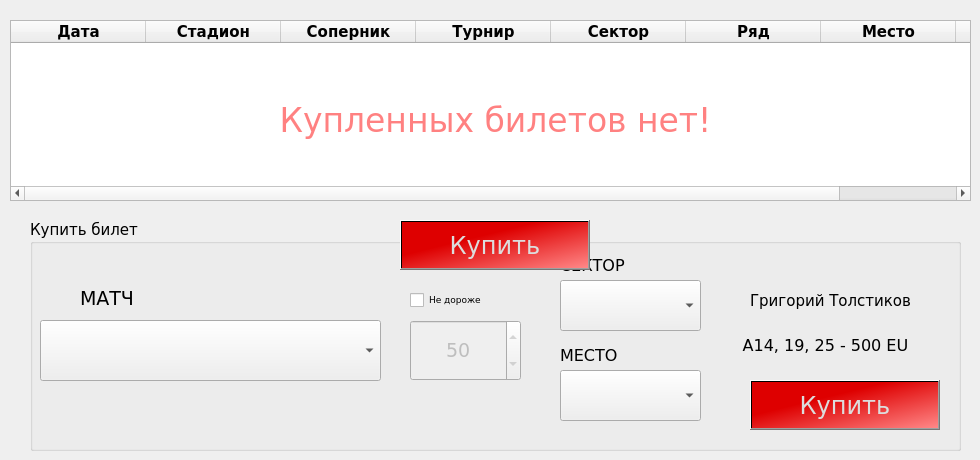
    <widget class="QWidget" name="upcoming">
     <attribute name="title">
      <string>Билеты</string>
     </attribute>
     <widget class="QLabel" name="noTicketsLabel">
      <property name="geometry">
       <rect>
        <x>220</x>
        <y>80</y>
        <width>551</width>
        <height>81</height>
       </rect>
      </property>
      <property name="font">
       <font>
        <family>Verdana</family>
        <pointsize>25</pointsize>
       </font>
      </property>
      <property name="styleSheet">
       <string notr="true">color: rgb(255, 129, 129);</string>
      </property>
      <property name="text">
       <string>Купленных билетов нет!</string>
      </property>
      <property name="alignment">
       <set>Qt::AlignCenter</set>
      </property>
     </widget>
     <widget class="QTableWidget" name="ticketsTable">
      <property name="geometry">
       <rect>
        <x>10</x>
        <y>20</y>
        <width>961</width>
        <height>181</height>
       </rect>
      </property>
      <property name="font">
       <font>
        <family>Verdana</family>
        <pointsize>11</pointsize>
       </font>
      </property>
      <property name="gridStyle">
       <enum>Qt::SolidLine</enum>
      </property>
      <attribute name="horizontalHeaderMinimumSectionSize">
       <number>50</number>
      </attribute>
      <attribute name="horizontalHeaderDefaultSectionSize">
       <number>135</number>
      </attribute>
      <attribute name="horizontalHeaderHighlightSections">
       <bool>false</bool>
      </attribute>
      <attribute name="horizontalHeaderShowSortIndicator" stdset="0">
       <bool>false</bool>
      </attribute>
      <attribute name="verticalHeaderDefaultSectionSize">
       <number>35</number>
      </attribute>
      <attribute name="verticalHeaderHighlightSections">
       <bool>false</bool>
      </attribute>
      <column>
       <property name="text">
        <string>Дата</string>
       </property>
       <property name="font">
        <font>
         <family>Verdana</family>
         <pointsize>11</pointsize>
         <weight>75</weight>
         <bold>true</bold>
        </font>
       </property>
       <property name="textAlignment">
        <set>AlignCenter</set>
       </property>
      </column>
      <column>
       <property name="text">
        <string>Стадион</string>
       </property>
       <property name="font">
        <font>
         <family>Verdana</family>
         <pointsize>11</pointsize>
         <weight>75</weight>
         <bold>true</bold>
        </font>
       </property>
       <property name="textAlignment">
        <set>AlignCenter</set>
       </property>
      </column>
      <column>
       <property name="text">
        <string>Соперник</string>
       </property>
       <property name="font">
        <font>
         <family>Verdana</family>
         <pointsize>11</pointsize>
         <weight>75</weight>
         <bold>true</bold>
        </font>
       </property>
       <property name="textAlignment">
        <set>AlignCenter</set>
       </property>
      </column>
      <column>
       <property name="text">
        <string>Турнир</string>
       </property>
       <property name="font">
        <font>
         <family>Verdana</family>
         <pointsize>11</pointsize>
         <weight>75</weight>
         <bold>true</bold>
        </font>
       </property>
       <property name="textAlignment">
        <set>AlignCenter</set>
       </property>
      </column>
      <column>
       <property name="text">
        <string>Сектор</string>
       </property>
       <property name="font">
        <font>
         <family>Verdana</family>
         <pointsize>11</pointsize>
         <weight>75</weight>
         <bold>true</bold>
        </font>
       </property>
       <property name="textAlignment">
        <set>AlignCenter</set>
       </property>
      </column>
      <column>
       <property name="text">
        <string>Ряд</string>
       </property>
       <property name="font">
        <font>
         <family>Verdana</family>
         <pointsize>11</pointsize>
         <weight>75</weight>
         <bold>true</bold>
        </font>
       </property>
       <property name="textAlignment">
        <set>AlignCenter</set>
       </property>
      </column>
      <column>
       <property name="text">
        <string>Место</string>
       </property>
       <property name="font">
        <font>
         <family>Verdana</family>
         <pointsize>11</pointsize>
         <weight>75</weight>
         <bold>true</bold>
        </font>
       </property>
       <property name="textAlignment">
        <set>AlignCenter</set>
       </property>
      </column>
      <column>
       <property name="text">
        <string>Цена</string>
       </property>
       <property name="font">
        <font>
         <family>Verdana</family>
         <pointsize>11</pointsize>
         <weight>75</weight>
         <bold>true</bold>
        </font>
       </property>
       <property name="textAlignment">
        <set>AlignCenter</set>
       </property>
      </column>
     </widget>
     <widget class="QPushButton" name="buyButton1">
      <property name="geometry">
       <rect>
        <x>400</x>
        <y>220</y>
        <width>190</width>
        <height>50</height>
       </rect>
      </property>
      <property name="palette">
       <palette>
        <active>
         <colorrole role="WindowText">
          <brush brushstyle="SolidPattern">
           <color alpha="255">
            <red>220</red>
            <green>220</green>
            <blue>220</blue>
           </color>
          </brush>
         </colorrole>
         <colorrole role="Button">
          <brush brushstyle="LinearGradientPattern">
           <gradient startx="0.000000000000000" starty="0.000000000000000" endx="1.000000000000000" endy="1.000000000000000" type="LinearGradient" spread="RepeatSpread" coordinatemode="ObjectBoundingMode">
            <gradientstop position="0.363184000000000">
             <color alpha="255">
              <red>222</red>
              <green>0</green>
              <blue>0</blue>
             </color>
            </gradientstop>
            <gradientstop position="1.000000000000000">
             <color alpha="255">
              <red>255</red>
              <green>136</green>
              <blue>136</blue>
             </color>
            </gradientstop>
           </gradient>
          </brush>
         </colorrole>
         <colorrole role="Text">
          <brush brushstyle="SolidPattern">
           <color alpha="255">
            <red>220</red>
            <green>220</green>
            <blue>220</blue>
           </color>
          </brush>
         </colorrole>
         <colorrole role="ButtonText">
          <brush brushstyle="SolidPattern">
           <color alpha="255">
            <red>220</red>
            <green>220</green>
            <blue>220</blue>
           </color>
          </brush>
         </colorrole>
         <colorrole role="Base">
          <brush brushstyle="LinearGradientPattern">
           <gradient startx="0.000000000000000" starty="0.000000000000000" endx="1.000000000000000" endy="1.000000000000000" type="LinearGradient" spread="RepeatSpread" coordinatemode="ObjectBoundingMode">
            <gradientstop position="0.363184000000000">
             <color alpha="255">
              <red>222</red>
              <green>0</green>
              <blue>0</blue>
             </color>
            </gradientstop>
            <gradientstop position="1.000000000000000">
             <color alpha="255">
              <red>255</red>
              <green>136</green>
              <blue>136</blue>
             </color>
            </gradientstop>
           </gradient>
          </brush>
         </colorrole>
         <colorrole role="Window">
          <brush brushstyle="LinearGradientPattern">
           <gradient startx="0.000000000000000" starty="0.000000000000000" endx="1.000000000000000" endy="1.000000000000000" type="LinearGradient" spread="RepeatSpread" coordinatemode="ObjectBoundingMode">
            <gradientstop position="0.363184000000000">
             <color alpha="255">
              <red>222</red>
              <green>0</green>
              <blue>0</blue>
             </color>
            </gradientstop>
            <gradientstop position="1.000000000000000">
             <color alpha="255">
              <red>255</red>
              <green>136</green>
              <blue>136</blue>
             </color>
            </gradientstop>
           </gradient>
          </brush>
         </colorrole>
         <colorrole role="PlaceholderText">
          <brush brushstyle="NoBrush">
           <color alpha="128">
            <red>220</red>
            <green>220</green>
            <blue>220</blue>
           </color>
          </brush>
         </colorrole>
        </active>
        <inactive>
         <colorrole role="WindowText">
          <brush brushstyle="SolidPattern">
           <color alpha="255">
            <red>220</red>
            <green>220</green>
            <blue>220</blue>
           </color>
          </brush>
         </colorrole>
         <colorrole role="Button">
          <brush brushstyle="LinearGradientPattern">
           <gradient startx="0.000000000000000" starty="0.000000000000000" endx="1.000000000000000" endy="1.000000000000000" type="LinearGradient" spread="RepeatSpread" coordinatemode="ObjectBoundingMode">
            <gradientstop position="0.363184000000000">
             <color alpha="255">
              <red>222</red>
              <green>0</green>
              <blue>0</blue>
             </color>
            </gradientstop>
            <gradientstop position="1.000000000000000">
             <color alpha="255">
              <red>255</red>
              <green>136</green>
              <blue>136</blue>
             </color>
            </gradientstop>
           </gradient>
          </brush>
         </colorrole>
         <colorrole role="Text">
          <brush brushstyle="SolidPattern">
           <color alpha="255">
            <red>220</red>
            <green>220</green>
            <blue>220</blue>
           </color>
          </brush>
         </colorrole>
         <colorrole role="ButtonText">
          <brush brushstyle="SolidPattern">
           <color alpha="255">
            <red>220</red>
            <green>220</green>
            <blue>220</blue>
           </color>
          </brush>
         </colorrole>
         <colorrole role="Base">
          <brush brushstyle="LinearGradientPattern">
           <gradient startx="0.000000000000000" starty="0.000000000000000" endx="1.000000000000000" endy="1.000000000000000" type="LinearGradient" spread="RepeatSpread" coordinatemode="ObjectBoundingMode">
            <gradientstop position="0.363184000000000">
             <color alpha="255">
              <red>222</red>
              <green>0</green>
              <blue>0</blue>
             </color>
            </gradientstop>
            <gradientstop position="1.000000000000000">
             <color alpha="255">
              <red>255</red>
              <green>136</green>
              <blue>136</blue>
             </color>
            </gradientstop>
           </gradient>
          </brush>
         </colorrole>
         <colorrole role="Window">
          <brush brushstyle="LinearGradientPattern">
           <gradient startx="0.000000000000000" starty="0.000000000000000" endx="1.000000000000000" endy="1.000000000000000" type="LinearGradient" spread="RepeatSpread" coordinatemode="ObjectBoundingMode">
            <gradientstop position="0.363184000000000">
             <color alpha="255">
              <red>222</red>
              <green>0</green>
              <blue>0</blue>
             </color>
            </gradientstop>
            <gradientstop position="1.000000000000000">
             <color alpha="255">
              <red>255</red>
              <green>136</green>
              <blue>136</blue>
             </color>
            </gradientstop>
           </gradient>
          </brush>
         </colorrole>
         <colorrole role="PlaceholderText">
          <brush brushstyle="NoBrush">
           <color alpha="128">
            <red>220</red>
            <green>220</green>
            <blue>220</blue>
           </color>
          </brush>
         </colorrole>
        </inactive>
        <disabled>
         <colorrole role="WindowText">
          <brush brushstyle="SolidPattern">
           <color alpha="255">
            <red>220</red>
            <green>220</green>
            <blue>220</blue>
           </color>
          </brush>
         </colorrole>
         <colorrole role="Button">
          <brush brushstyle="LinearGradientPattern">
           <gradient startx="0.000000000000000" starty="0.000000000000000" endx="1.000000000000000" endy="1.000000000000000" type="LinearGradient" spread="RepeatSpread" coordinatemode="ObjectBoundingMode">
            <gradientstop position="0.363184000000000">
             <color alpha="255">
              <red>222</red>
              <green>0</green>
              <blue>0</blue>
             </color>
            </gradientstop>
            <gradientstop position="1.000000000000000">
             <color alpha="255">
              <red>255</red>
              <green>136</green>
              <blue>136</blue>
             </color>
            </gradientstop>
           </gradient>
          </brush>
         </colorrole>
         <colorrole role="Text">
          <brush brushstyle="SolidPattern">
           <color alpha="255">
            <red>220</red>
            <green>220</green>
            <blue>220</blue>
           </color>
          </brush>
         </colorrole>
         <colorrole role="ButtonText">
          <brush brushstyle="SolidPattern">
           <color alpha="255">
            <red>220</red>
            <green>220</green>
            <blue>220</blue>
           </color>
          </brush>
         </colorrole>
         <colorrole role="Base">
          <brush brushstyle="LinearGradientPattern">
           <gradient startx="0.000000000000000" starty="0.000000000000000" endx="1.000000000000000" endy="1.000000000000000" type="LinearGradient" spread="RepeatSpread" coordinatemode="ObjectBoundingMode">
            <gradientstop position="0.363184000000000">
             <color alpha="255">
              <red>222</red>
              <green>0</green>
              <blue>0</blue>
             </color>
            </gradientstop>
            <gradientstop position="1.000000000000000">
             <color alpha="255">
              <red>255</red>
              <green>136</green>
              <blue>136</blue>
             </color>
            </gradientstop>
           </gradient>
          </brush>
         </colorrole>
         <colorrole role="Window">
          <brush brushstyle="LinearGradientPattern">
           <gradient startx="0.000000000000000" starty="0.000000000000000" endx="1.000000000000000" endy="1.000000000000000" type="LinearGradient" spread="RepeatSpread" coordinatemode="ObjectBoundingMode">
            <gradientstop position="0.363184000000000">
             <color alpha="255">
              <red>222</red>
              <green>0</green>
              <blue>0</blue>
             </color>
            </gradientstop>
            <gradientstop position="1.000000000000000">
             <color alpha="255">
              <red>255</red>
              <green>136</green>
              <blue>136</blue>
             </color>
            </gradientstop>
           </gradient>
          </brush>
         </colorrole>
         <colorrole role="PlaceholderText">
          <brush brushstyle="NoBrush">
           <color alpha="128">
            <red>220</red>
            <green>220</green>
            <blue>220</blue>
           </color>
          </brush>
         </colorrole>
        </disabled>
       </palette>
      </property>
      <property name="font">
       <font>
        <family>Verdana</family>
        <pointsize>18</pointsize>
       </font>
      </property>
      <property name="cursor">
       <cursorShape>PointingHandCursor</cursorShape>
      </property>
      <property name="autoFillBackground">
       <bool>false</bool>
      </property>
      <property name="styleSheet">
       <string notr="true">background-color: qlineargradient(spread:repeat, x1:0, y1:0, x2:1, y2:1, stop:0.363184 rgba(222, 0, 0, 255), stop:1 rgba(255, 136, 136, 255));
color: rgb(220, 220, 220)</string>
      </property>
      <property name="text">
       <string>Купить</string>
      </property>
     </widget>
     <widget class="QGroupBox" name="buyBox">
      <property name="geometry">
       <rect>
        <x>30</x>
        <y>220</y>
        <width>931</width>
        <height>231</height>
       </rect>
      </property>
      <property name="font">
       <font>
        <family>Verdana</family>
        <pointsize>11</pointsize>
       </font>
      </property>
      <property name="title">
       <string>Купить билет</string>
      </property>
      <widget class="QPushButton" name="buyButton2">
       <property name="geometry">
        <rect>
         <x>720</x>
         <y>160</y>
         <width>190</width>
         <height>50</height>
        </rect>
       </property>
       <property name="palette">
        <palette>
         <active>
          <colorrole role="WindowText">
           <brush brushstyle="SolidPattern">
            <color alpha="255">
             <red>220</red>
             <green>220</green>
             <blue>220</blue>
            </color>
           </brush>
          </colorrole>
          <colorrole role="Button">
           <brush brushstyle="LinearGradientPattern">
            <gradient startx="0.000000000000000" starty="0.000000000000000" endx="1.000000000000000" endy="1.000000000000000" type="LinearGradient" spread="RepeatSpread" coordinatemode="ObjectBoundingMode">
             <gradientstop position="0.363184000000000">
              <color alpha="255">
               <red>222</red>
               <green>0</green>
               <blue>0</blue>
              </color>
             </gradientstop>
             <gradientstop position="1.000000000000000">
              <color alpha="255">
               <red>255</red>
               <green>136</green>
               <blue>136</blue>
              </color>
             </gradientstop>
            </gradient>
           </brush>
          </colorrole>
          <colorrole role="Text">
           <brush brushstyle="SolidPattern">
            <color alpha="255">
             <red>220</red>
             <green>220</green>
             <blue>220</blue>
            </color>
           </brush>
          </colorrole>
          <colorrole role="ButtonText">
           <brush brushstyle="SolidPattern">
            <color alpha="255">
             <red>220</red>
             <green>220</green>
             <blue>220</blue>
            </color>
           </brush>
          </colorrole>
          <colorrole role="Base">
           <brush brushstyle="LinearGradientPattern">
            <gradient startx="0.000000000000000" starty="0.000000000000000" endx="1.000000000000000" endy="1.000000000000000" type="LinearGradient" spread="RepeatSpread" coordinatemode="ObjectBoundingMode">
             <gradientstop position="0.363184000000000">
              <color alpha="255">
               <red>222</red>
               <green>0</green>
               <blue>0</blue>
              </color>
             </gradientstop>
             <gradientstop position="1.000000000000000">
              <color alpha="255">
               <red>255</red>
               <green>136</green>
               <blue>136</blue>
              </color>
             </gradientstop>
            </gradient>
           </brush>
          </colorrole>
          <colorrole role="Window">
           <brush brushstyle="LinearGradientPattern">
            <gradient startx="0.000000000000000" starty="0.000000000000000" endx="1.000000000000000" endy="1.000000000000000" type="LinearGradient" spread="RepeatSpread" coordinatemode="ObjectBoundingMode">
             <gradientstop position="0.363184000000000">
              <color alpha="255">
               <red>222</red>
               <green>0</green>
               <blue>0</blue>
              </color>
             </gradientstop>
             <gradientstop position="1.000000000000000">
              <color alpha="255">
               <red>255</red>
               <green>136</green>
               <blue>136</blue>
              </color>
             </gradientstop>
            </gradient>
           </brush>
          </colorrole>
          <colorrole role="PlaceholderText">
           <brush brushstyle="NoBrush">
            <color alpha="128">
             <red>220</red>
             <green>220</green>
             <blue>220</blue>
            </color>
           </brush>
          </colorrole>
         </active>
         <inactive>
          <colorrole role="WindowText">
           <brush brushstyle="SolidPattern">
            <color alpha="255">
             <red>220</red>
             <green>220</green>
             <blue>220</blue>
            </color>
           </brush>
          </colorrole>
          <colorrole role="Button">
           <brush brushstyle="LinearGradientPattern">
            <gradient startx="0.000000000000000" starty="0.000000000000000" endx="1.000000000000000" endy="1.000000000000000" type="LinearGradient" spread="RepeatSpread" coordinatemode="ObjectBoundingMode">
             <gradientstop position="0.363184000000000">
              <color alpha="255">
               <red>222</red>
               <green>0</green>
               <blue>0</blue>
              </color>
             </gradientstop>
             <gradientstop position="1.000000000000000">
              <color alpha="255">
               <red>255</red>
               <green>136</green>
               <blue>136</blue>
              </color>
             </gradientstop>
            </gradient>
           </brush>
          </colorrole>
          <colorrole role="Text">
           <brush brushstyle="SolidPattern">
            <color alpha="255">
             <red>220</red>
             <green>220</green>
             <blue>220</blue>
            </color>
           </brush>
          </colorrole>
          <colorrole role="ButtonText">
           <brush brushstyle="SolidPattern">
            <color alpha="255">
             <red>220</red>
             <green>220</green>
             <blue>220</blue>
            </color>
           </brush>
          </colorrole>
          <colorrole role="Base">
           <brush brushstyle="LinearGradientPattern">
            <gradient startx="0.000000000000000" starty="0.000000000000000" endx="1.000000000000000" endy="1.000000000000000" type="LinearGradient" spread="RepeatSpread" coordinatemode="ObjectBoundingMode">
             <gradientstop position="0.363184000000000">
              <color alpha="255">
               <red>222</red>
               <green>0</green>
               <blue>0</blue>
              </color>
             </gradientstop>
             <gradientstop position="1.000000000000000">
              <color alpha="255">
               <red>255</red>
               <green>136</green>
               <blue>136</blue>
              </color>
             </gradientstop>
            </gradient>
           </brush>
          </colorrole>
          <colorrole role="Window">
           <brush brushstyle="LinearGradientPattern">
            <gradient startx="0.000000000000000" starty="0.000000000000000" endx="1.000000000000000" endy="1.000000000000000" type="LinearGradient" spread="RepeatSpread" coordinatemode="ObjectBoundingMode">
             <gradientstop position="0.363184000000000">
              <color alpha="255">
               <red>222</red>
               <green>0</green>
               <blue>0</blue>
              </color>
             </gradientstop>
             <gradientstop position="1.000000000000000">
              <color alpha="255">
               <red>255</red>
               <green>136</green>
               <blue>136</blue>
              </color>
             </gradientstop>
            </gradient>
           </brush>
          </colorrole>
          <colorrole role="PlaceholderText">
           <brush brushstyle="NoBrush">
            <color alpha="128">
             <red>220</red>
             <green>220</green>
             <blue>220</blue>
            </color>
           </brush>
          </colorrole>
         </inactive>
         <disabled>
          <colorrole role="WindowText">
           <brush brushstyle="SolidPattern">
            <color alpha="255">
             <red>220</red>
             <green>220</green>
             <blue>220</blue>
            </color>
           </brush>
          </colorrole>
          <colorrole role="Button">
           <brush brushstyle="LinearGradientPattern">
            <gradient startx="0.000000000000000" starty="0.000000000000000" endx="1.000000000000000" endy="1.000000000000000" type="LinearGradient" spread="RepeatSpread" coordinatemode="ObjectBoundingMode">
             <gradientstop position="0.363184000000000">
              <color alpha="255">
               <red>222</red>
               <green>0</green>
               <blue>0</blue>
              </color>
             </gradientstop>
             <gradientstop position="1.000000000000000">
              <color alpha="255">
               <red>255</red>
               <green>136</green>
               <blue>136</blue>
              </color>
             </gradientstop>
            </gradient>
           </brush>
          </colorrole>
          <colorrole role="Text">
           <brush brushstyle="SolidPattern">
            <color alpha="255">
             <red>220</red>
             <green>220</green>
             <blue>220</blue>
            </color>
           </brush>
          </colorrole>
          <colorrole role="ButtonText">
           <brush brushstyle="SolidPattern">
            <color alpha="255">
             <red>220</red>
             <green>220</green>
             <blue>220</blue>
            </color>
           </brush>
          </colorrole>
          <colorrole role="Base">
           <brush brushstyle="LinearGradientPattern">
            <gradient startx="0.000000000000000" starty="0.000000000000000" endx="1.000000000000000" endy="1.000000000000000" type="LinearGradient" spread="RepeatSpread" coordinatemode="ObjectBoundingMode">
             <gradientstop position="0.363184000000000">
              <color alpha="255">
               <red>222</red>
               <green>0</green>
               <blue>0</blue>
              </color>
             </gradientstop>
             <gradientstop position="1.000000000000000">
              <color alpha="255">
               <red>255</red>
               <green>136</green>
               <blue>136</blue>
              </color>
             </gradientstop>
            </gradient>
           </brush>
          </colorrole>
          <colorrole role="Window">
           <brush brushstyle="LinearGradientPattern">
            <gradient startx="0.000000000000000" starty="0.000000000000000" endx="1.000000000000000" endy="1.000000000000000" type="LinearGradient" spread="RepeatSpread" coordinatemode="ObjectBoundingMode">
             <gradientstop position="0.363184000000000">
              <color alpha="255">
               <red>222</red>
               <green>0</green>
               <blue>0</blue>
              </color>
             </gradientstop>
             <gradientstop position="1.000000000000000">
              <color alpha="255">
               <red>255</red>
               <green>136</green>
               <blue>136</blue>
              </color>
             </gradientstop>
            </gradient>
           </brush>
          </colorrole>
          <colorrole role="PlaceholderText">
           <brush brushstyle="NoBrush">
            <color alpha="128">
             <red>220</red>
             <green>220</green>
             <blue>220</blue>
            </color>
           </brush>
          </colorrole>
         </disabled>
        </palette>
       </property>
       <property name="font">
        <font>
         <family>Verdana</family>
         <pointsize>18</pointsize>
        </font>
       </property>
       <property name="cursor">
        <cursorShape>PointingHandCursor</cursorShape>
       </property>
       <property name="autoFillBackground">
        <bool>false</bool>
       </property>
       <property name="styleSheet">
        <string notr="true">background-color: qlineargradient(spread:repeat, x1:0, y1:0, x2:1, y2:1, stop:0.363184 rgba(222, 0, 0, 255), stop:1 rgba(255, 136, 136, 255));
color: rgb(220, 220, 220)</string>
       </property>
       <property name="text">
        <string>Купить</string>
       </property>
      </widget>
      <widget class="QComboBox" name="matchesCombo">
       <property name="geometry">
        <rect>
         <x>10</x>
         <y>100</y>
         <width>341</width>
         <height>61</height>
        </rect>
       </property>
       <property name="font">
        <font>
         <family>Verdana</family>
         <pointsize>8</pointsize>
        </font>
       </property>
       <item>
        <property name="text">
         <string/>
        </property>
       </item>
      </widget>
      <widget class="QSpinBox" name="costSpin">
       <property name="enabled">
        <bool>false</bool>
       </property>
       <property name="geometry">
        <rect>
         <x>380</x>
         <y>100</y>
         <width>111</width>
         <height>61</height>
        </rect>
       </property>
       <property name="font">
        <font>
         <family>Verdana</family>
         <pointsize>14</pointsize>
        </font>
       </property>
       <property name="alignment">
        <set>Qt::AlignCenter</set>
       </property>
       <property name="minimum">
        <number>5</number>
       </property>
       <property name="maximum">
        <number>2000</number>
       </property>
       <property name="value">
        <number>50</number>
       </property>
      </widget>
      <widget class="QLabel" name="fioLabel">
       <property name="geometry">
        <rect>
         <x>680</x>
         <y>70</y>
         <width>241</width>
         <height>21</height>
        </rect>
       </property>
       <property name="font">
        <font>
         <family>Verdana</family>
         <pointsize>11</pointsize>
        </font>
       </property>
       <property name="text">
        <string>Григорий Толстиков</string>
       </property>
       <property name="alignment">
        <set>Qt::AlignCenter</set>
       </property>
      </widget>
      <widget class="QLabel" name="summaryLabel">
       <property name="geometry">
        <rect>
         <x>670</x>
         <y>110</y>
         <width>251</width>
         <height>31</height>
        </rect>
       </property>
       <property name="font">
        <font>
         <family>Verdana</family>
         <pointsize>12</pointsize>
        </font>
       </property>
       <property name="text">
        <string>A14, 19, 25 - 500 EU</string>
       </property>
       <property name="alignment">
        <set>Qt::AlignCenter</set>
       </property>
      </widget>
      <widget class="QCheckBox" name="checkBox">
       <property name="geometry">
        <rect>
         <x>380</x>
         <y>70</y>
         <width>101</width>
         <height>20</height>
        </rect>
       </property>
       <property name="font">
        <font>
         <family>Verdana</family>
         <pointsize>7</pointsize>
        </font>
       </property>
       <property name="text">
        <string>Не дороже</string>
       </property>
      </widget>
      <widget class="QLabel" name="label_6">
       <property name="geometry">
        <rect>
         <x>50</x>
         <y>70</y>
         <width>71</width>
         <height>16</height>
        </rect>
       </property>
       <property name="font">
        <font>
         <family>Verdana</family>
         <pointsize>14</pointsize>
        </font>
       </property>
       <property name="text">
        <string>МАТЧ</string>
       </property>
      </widget>
      <widget class="QComboBox" name="sectorCheck">
       <property name="geometry">
        <rect>
         <x>530</x>
         <y>60</y>
         <width>141</width>
         <height>51</height>
        </rect>
       </property>
       <property name="font">
        <font>
         <family>Verdana</family>
         <pointsize>12</pointsize>
        </font>
       </property>
       <item>
        <property name="text">
         <string/>
        </property>
       </item>
      </widget>
      <widget class="QComboBox" name="placeCombo">
       <property name="geometry">
        <rect>
         <x>530</x>
         <y>150</y>
         <width>141</width>
         <height>51</height>
        </rect>
       </property>
       <property name="font">
        <font>
         <family>Verdana</family>
         <pointsize>12</pointsize>
        </font>
       </property>
       <item>
        <property name="text">
         <string/>
        </property>
       </item>
      </widget>
      <widget class="QLabel" name="sectorLabel">
       <property name="geometry">
        <rect>
         <x>530</x>
         <y>30</y>
         <width>101</width>
         <height>31</height>
        </rect>
       </property>
       <property name="font">
        <font>
         <family>Verdana</family>
         <pointsize>12</pointsize>
        </font>
       </property>
       <property name="text">
        <string>СЕКТОР</string>
       </property>
      </widget>
      <widget class="QLabel" name="placeLabel">
       <property name="geometry">
        <rect>
         <x>530</x>
         <y>120</y>
         <width>101</width>
         <height>31</height>
        </rect>
       </property>
       <property name="font">
        <font>
         <family>Verdana</family>
         <pointsize>12</pointsize>
        </font>
       </property>
       <property name="text">
        <string>МЕСТО</string>
       </property>
      </widget>
     </widget>
     <zorder>buyBox</zorder>
     <zorder>ticketsTable</zorder>
     <zorder>noTicketsLabel</zorder>
     <zorder>buyButton1</zorder>
    </widget>
